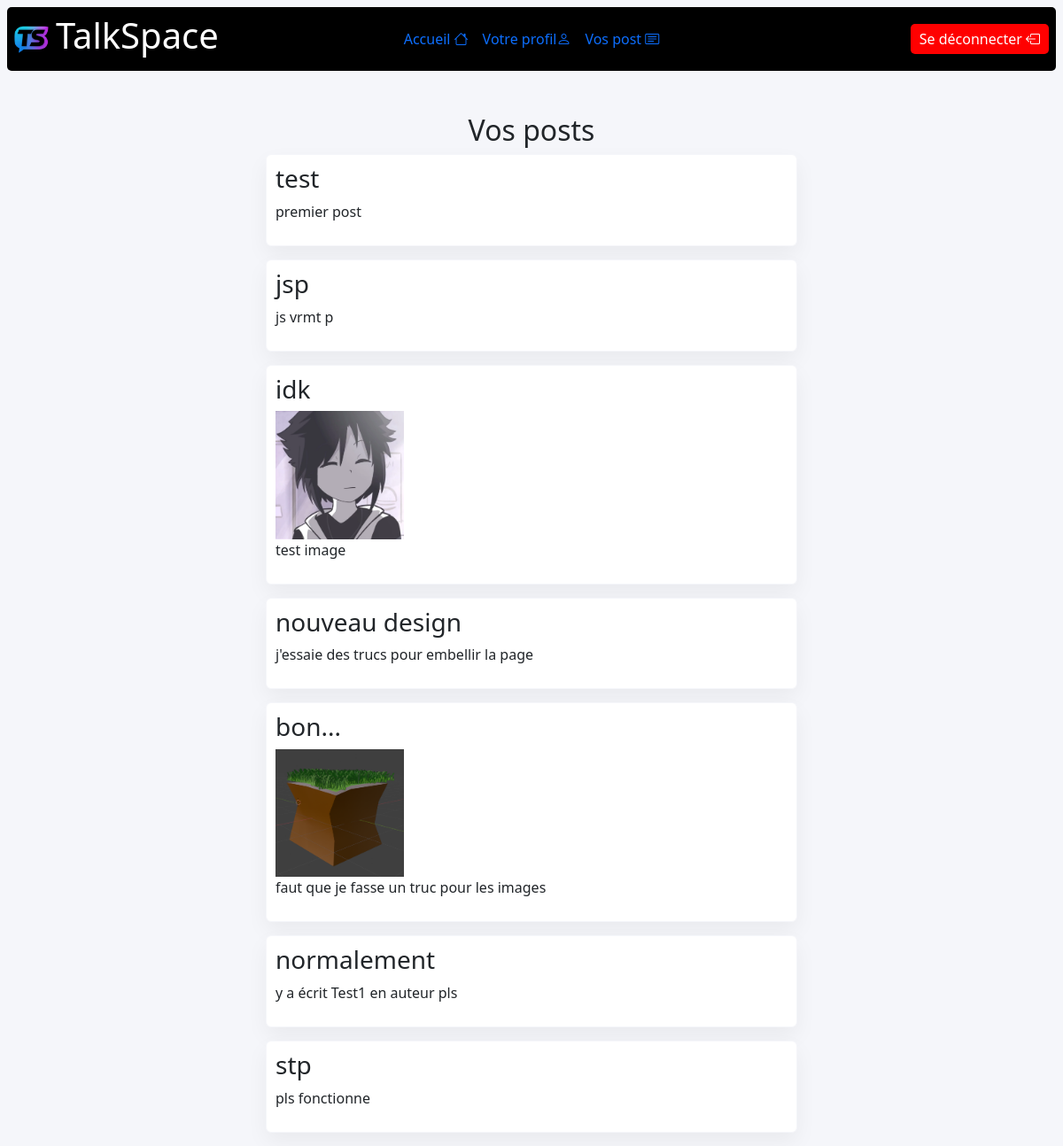
/post (signed in), run on the app's committed database.
### tables this page shows
CREATE TABLE IF NOT EXISTS `post` (
  `id` int NOT NULL AUTO_INCREMENT,
  `idUser` int NOT NULL,
  `title` varchar(100) NOT NULL,
  `content` text NOT NULL,
  `image` varchar(255) DEFAULT NULL,
  PRIMARY KEY (`id`),
  KEY `idUser` (`idUser`)
);

### src/Controllers/PostController.php (called while the page is built, shortened)
<?php
class PostController {
    public function showPost(){
        $user = $_SESSION['user'];
        $postModel = new Post();
        $posts = $postModel->getUserPost($user['id']);
        require __DIR__ . '/../views/post/index.php';
        $content = ob_get_clean();
        return [
            'title' => 'Post',
            'content' => $content,
            'user' => $user,
            'posts' => $posts
        ];
    }
}

### public/index.php (called while the page is built, shortened)
<?php
$path = parse_url($_SERVER['REQUEST_URI'], PHP_URL_PATH);
$path = str_replace('/public', '', $path);
$path = $path === '' ? '/' : $path;
if ($path === '/') {
    $controller = new HomeController();
    $data = $controller->index();
} elseif ($path === '/logout') {
    session_destroy();
    header('Location: /');
    exit;
} elseif ($path === '/profil') {
    $controller = new UserController();
    $data = $controller->showUser();
} elseif ($path === '/post') {
    $controller = new PostController();
    $data = $controller->showPost();
} else {
    $data = ['title' => 'Erreur', 'content' => '404 - Page non trouvée'];
}
require_once __DIR__ . '/../templates/layout.php';

### src/Models/Post.php (called while the page is built, shortened)
<?php
class Post {
    public function getUserPost(int $idUser) {
        $pdo = Database::getInstance();
        $stmt = $pdo->prepare("SELECT * FROM post WHERE idUser = ?");
        $stmt->execute([$idUser]);
        return $stmt->fetchAll(\PDO::FETCH_ASSOC);
    }
}

### src/views/post/index.php (the view)
<h2 class="text-center">Vos posts</h2>
<div class="w-50 mx-auto">
    <?php if (empty($posts)) : ?>
        <div class="text-center">
            <p>Vous n'avez encore publié aucun post.</p>
        </div>
    <?php else : ?>
        <?php foreach ($posts as $index => $post) : ?>
            <div class="post rounded">
                <h3><?= htmlspecialchars($post['title']) ?></h3>
                <?php if (!empty($post['image'])) : ?>
                    <div class="container-img w-25"
                        x-data="{ loaded: false }"
                        x-init="setTimeout(() => loaded = true, <?= ($index * 100) + 200 ?>)"
                        x-show="loaded"
                        x-transition:enter="transition ease-out duration-500"
                        x-transition:enter-start="opacity-0 scale-95"
                        x-transition:enter-end="opacity-100 scale-100">
                        <img src="/assets/img/uploads/<?= htmlspecialchars($post['image']) ?>" alt="<?= htmlspecialchars($post['title']) ?>">
                    </div>
                <?php endif; ?>
                <p><?= nl2br(htmlspecialchars($post['content'])) ?></p>
            </div>
        <?php endforeach; ?>
    <?php endif; ?>
</div>

### public/assets/style.css (style rules this page uses)
body { background-color: #f5f6fa; }
.post { border:1px solid #f5f6fa; padding:10px; margin-bottom:15px; background-color: white; box-shadow: 0 10px 25px rgba(0,0,0,0.05); }
.container-img { aspect-ratio: 1 / 1; width: 100%; overflow: hidden; display: flex; align-items: center; justify-content: center }
.container-img img { width: 100%; height: 100%; object-fit: cover; }

### data on the page
post: title "test", content "premier post"
post: title "jsp", content "js vrmt p"
post: title "idk", image (picture), content "test image"
post: title "nouveau design", content "j'essaie des trucs pour embellir la page"
post: title "bon...", image (picture), content "faut que je fasse un truc pour les images"
post: title "normalement", content "y a écrit Test1 en auteur pls"
post: title "stp", content "pls fonctionne"
